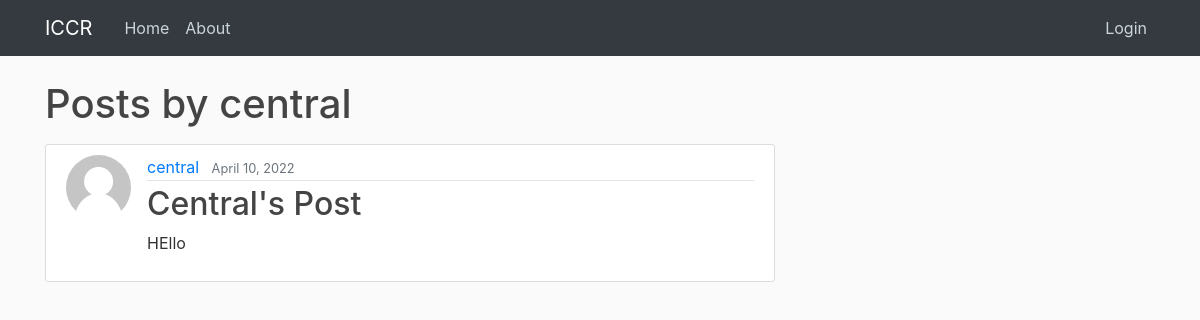
The page /user/central on the database its author committed.
### central/models.py (models this page shows, shortened)
class Post(models.Model):
    title = models.CharField(max_length=100)
    content = models.TextField()
    date_posted = models.DateTimeField(default=timezone.now)
    author = models.ForeignKey(User, on_delete=models.CASCADE)

### users/models.py (models this page shows, shortened)
class Profile(models.Model):
    user = models.OneToOneField(User, on_delete=models.CASCADE)
    image = models.ImageField(default="default.jpg", upload_to="profile_pics")

### central/views.py (the view)
# urls.py: path("user/<str:username>", UserPostListView.as_view(), name="user-posts"),
class UserPostListView(ListView):
    model = Post
    template_name = "central/user_posts.html"  # <app>/<model>_<viewtype>.html
    context_object_name = "posts"
    def get_queryset(self):
        user = get_object_or_404(User, username=self.kwargs.get("username"))
        return Post.objects.filter(author=user).order_by("-date_posted")

### central/templates/central/user_posts.html
{% extends "central/base.html" %} {% block content %}
<h1 class="mb-3">Posts by {{ view.kwargs.username }}</h1>
{% for post in posts %}
<article class="media content-section">
  <img
    class="rounded-circle article-img"
    src="{{ post.author.profile.image.url }}"
  />
  <div class="media-body">
    <div class="article-metadata">
      <a class="mr-2" href="{% url 'user-posts' post.author.username %}"
        >{{ post.author }}</a
      >
      <small class="text-muted">{{ post.date_posted|date:"F d, Y" }}</small>
    </div>
    <h2>
      <a class="article-title" href="{% url 'post-detail' post.id %}"
        >{{ post.title }}</a
      >
    </h2>
    <p class="article-content">{{ post.content }}</p>
  </div>
</article>
{% endfor %} {% endblock %}

### central/static/central/main.css (style rules this page uses)
body { background: #fafafa; color: #333333; margin-top: 5rem; }
h1, h2, h3, h4, h5, h6 { color: #444444; }
.content-section { background: #ffffff; padding: 10px 20px; border: 1px solid #dddddd; border-radius: 3px; margin-bottom: 20px; }
.article-title { color: #444444; }
.article-content { white-space: pre-line; }
.article-img { height: 65px; width: 65px; margin-right: 16px; }
.article-metadata { padding-bottom: 1px; margin-bottom: 4px; border-bottom: 1px solid #e3e3e3; }

### rows shown on the page
Post: author.profile.image (placeholder picture), author "central", date_posted "April 10, 2022", title "Central's Post", content "HEllo"

### other values the page prints
{{ view.kwargs.username }} "central"
